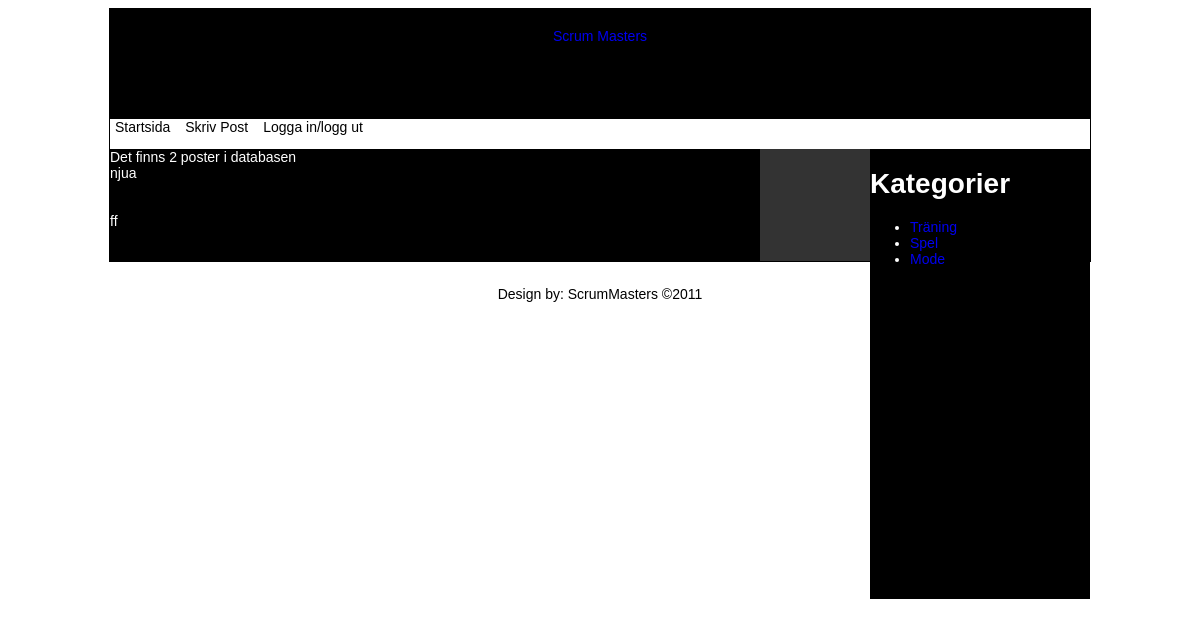
Before: / with the older database file.
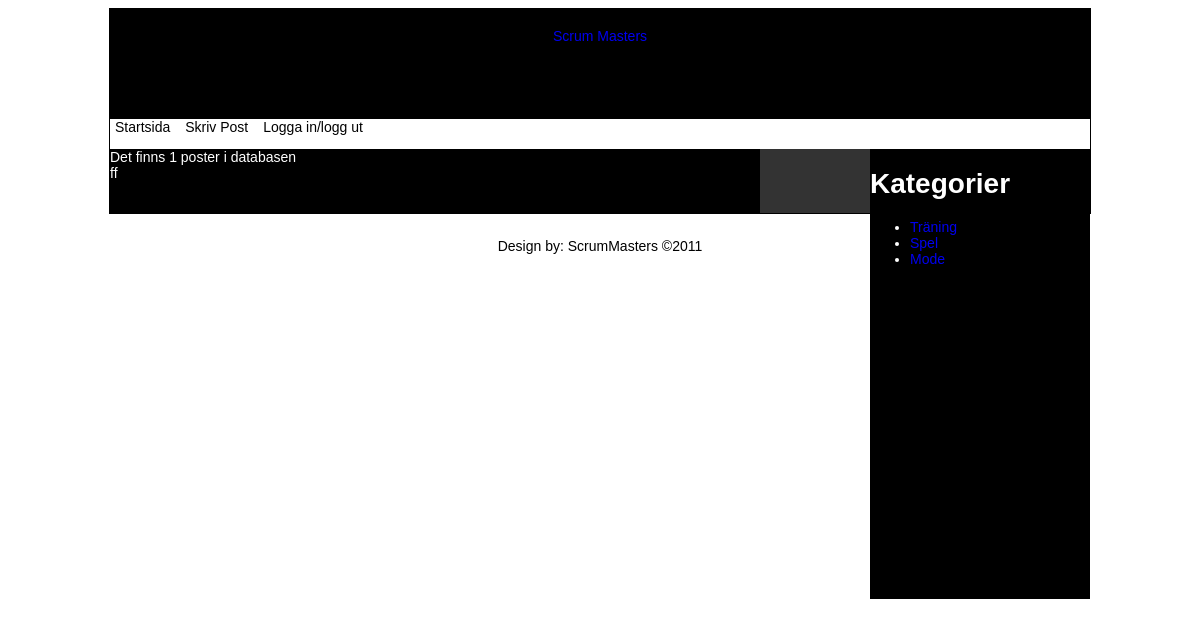
After: the same page with the newer database file.
### tables this page shows
CREATE TABLE IF NOT EXISTS `blog_post` (
  `id` int(11) NOT NULL AUTO_INCREMENT COMMENT 'id key',
  `title` varchar(255) NOT NULL,
  `post` longtext NOT NULL COMMENT 'post inlägget',
  `idnamn` int(11) NOT NULL,
  `category` int(4) NOT NULL,
  `datum` timestamp NOT NULL DEFAULT CURRENT_TIMESTAMP,
  PRIMARY KEY (`id`)
);

### public_html/include/script/viewpost.php (the view, shortened to what this page needs)
<?php
	$sql = mysql_query("SELECT * FROM blog_post ORDER by id DESC");
	$num_rows = mysql_num_rows($sql);
	echo "Det finns " .$num_rows. " poster i databasen <br />";
while($result = mysql_fetch_array($sql)) {
		echo $result[2] . "<br/>";
		echo $result[1] . " <br/>";
			?>
			<?php
		echo "<br/>";
	}
?>

### public_html/index.php
<!DOCTYPE HTML>
<html>
<head>
	<?php include_once ('include/script/head.php');?>
</head>
<body>
<div class="wrapper">
	<header class="header">
		<?php include_once ('include/script/logo.php'); ?>
	</header>
	<nav class="nav">
		<?php include_once ('include/script/menu.php');?>
	</nav>
		<div class="aside">
			<?php include_once('include/script/categories.php');?>
		</div>
		<div class="entries">
			<article>
				<?php
					include_once ('include/script/viewpost.php')
				?>
			</article>
		</div>
</div>
<footer class="footer">
	<?php include_once ('include/script/footer.php'); ?>
</footer>
</body>
</html>

### public_html/include/script/head.php (shortened to what this page needs)
<link rel="stylesheet" href="css/style.css" type="text/css" />

### public_html/include/script/logo.php
<p><a href="index.php">Scrum Masters</a></p>

### public_html/include/script/menu.php
<ul>
	<li><a href="index.php">Startsida</a></li>
	<li><a href="write.php">Skriv Post</a></li>
	<li><a href="loggin.php">Logga in/logg ut</a></li>
</ul>

### public_html/include/script/categories.php
<h1>Kategorier</h1>
<ul>
	<li><a href="#">Träning</a></li>
	<li><a href="#">Spel</a></li>
	<li><a href="#">Mode</a></li>
</ul>

### public_html/include/script/footer.php
<p>Design by: ScrumMasters &copy;2011</p>

### public_html/css/style.css (style rules this page uses)
a { text-decoration: none; color: #00e; }
html, body { background: #FFF; font-family: arial, sans-serif, serif; font-size: 14px; }
.wrapper { background: #333; color: #FFF; width: 980px; margin-right: auto; margin-left: auto; border: 1px solid black; }
.header { background: #000; height: 100px; padding: 5px; }
.header p { text-align: center; }
.nav { background: #FFF; height: 30px; padding-left: 5px; width: 975px; }
.nav ul { margin: 0; padding: 0; display: block; }
.nav li { list-style: none; margin: 0; padding: 0; }
.nav a { color: #000; float: left; margin: 0px 15px 0px 0px; padding: 0px 0px 0px 0px; }
.entries { height: auto; width: 700px; margin-right: 0px; }
article { background:#000; color: #FFF; height: auto; width: 650px; }
.aside { background: #000; color: #FFF; float: right; height: 450px; width: 220px; }
.footer { margin: 0 auto; width: 300px; color: #000; padding: 10px }
footer p { text-align: center }

Changed rows visible on the page:
removed blog_post: post "njua"
Other visible differences:
$num_rows: "2" → "1"
